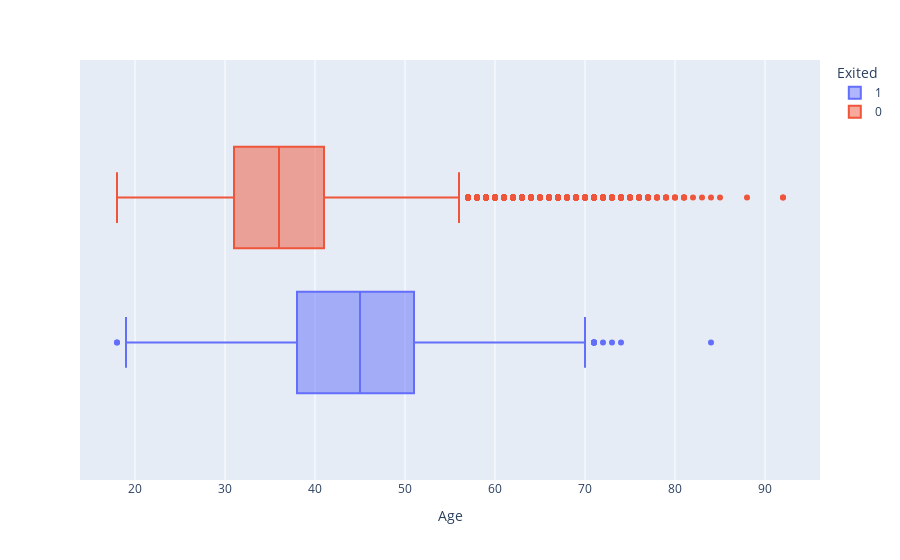

The code cell stored with this chart in its notebook:
### Markdown cell above
9.3 Как представлено на диаграмме распределение баланса ушедших клиентом значительно меньше, чем лояльных. Также у ушедших клиентов распределение ниже так как всегда есть определенный процент недовольных клиетов, либо клиентов у которых есть необходимость перехода на обслуживание в другой банк, также возможно что ушедшие клиенты просто используют депозитный счет для хранения средств и не пользуются банковскими продуктами

### Code cell
fig = px.box(data_frame=churn, x='Age', color='Exited')
fig.show()

### Figure 1 — Plotly figure (JSON) as saved in the notebook; plotly's stock layout.template omitted (floating-point values rounded to 4 significant figures; data arrays with more than 128 entries replaced by an {"elided": "..."} marker saying what was removed)
{"data": [{"alignmentgroup": "True", "hovertemplate": "Exited=1<br>Age=%{x}<extra></extra>", "legendgroup": "1", "marker": {"color": "#636efa"}, "name": "1", "notched": false, "offsetgroup": "1", "orientation": "h", "showlegend": true, "type": "box", "x": {"elided": "2037 int values"}, "x0": " ", "xaxis": "x", "y0": " ", "yaxis": "y"}, {"alignmentgroup": "True", "hovertemplate": "Exited=0<br>Age=%{x}<extra></extra>", "legendgroup": "0", "marker": {"color": "#EF553B"}, "name": "0", "notched": false, "offsetgroup": "0", "orientation": "h", "showlegend": true, "type": "box", "x": {"elided": "7963 int values"}, "x0": " ", "xaxis": "x", "y0": " ", "yaxis": "y"}], "layout": {"boxmode": "group", "legend": {"title": {"text": "Exited"}, "tracegroupgap": 0}, "margin": {"t": 60}, "xaxis": {"anchor": "y", "domain": [0, 1], "title": {"text": "Age"}}, "yaxis": {"anchor": "x", "domain": [0, 1]}}}
